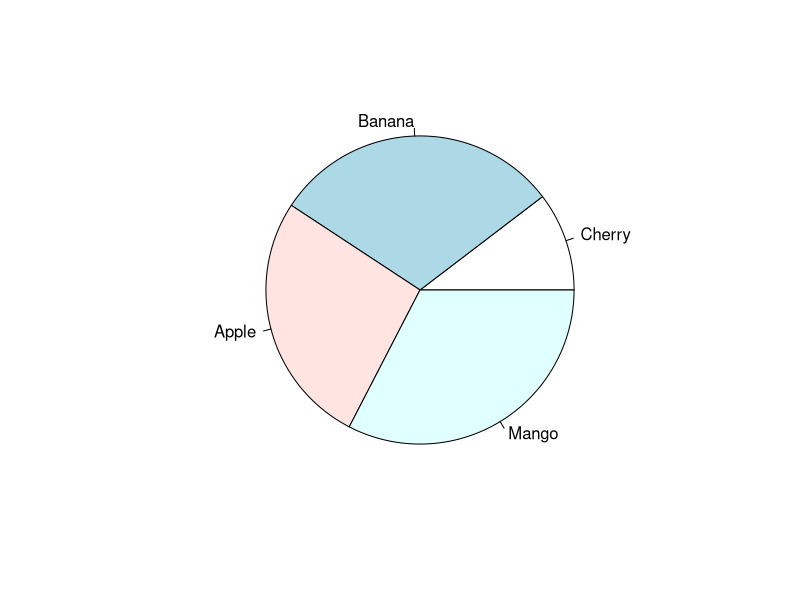
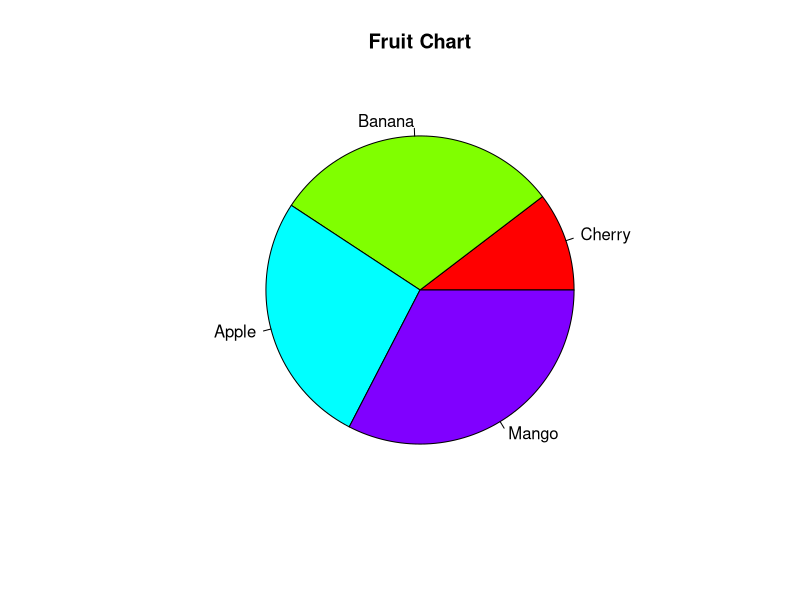
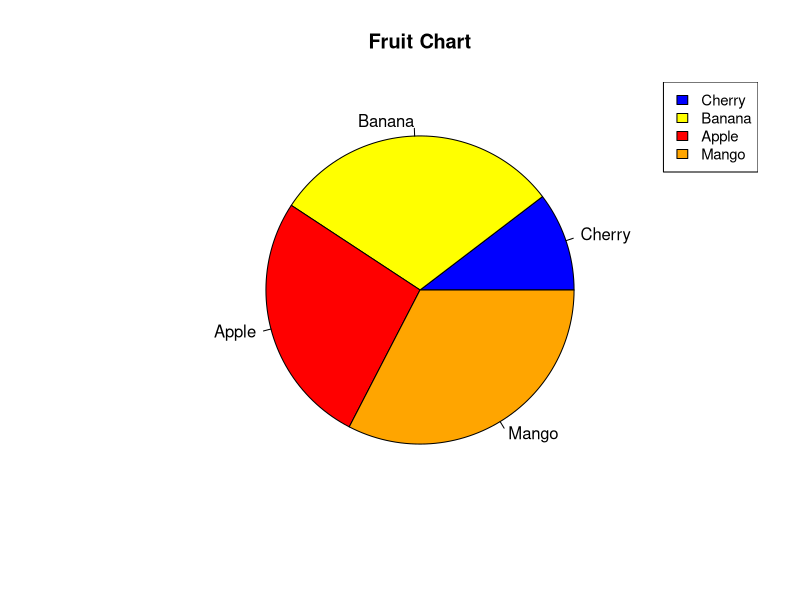
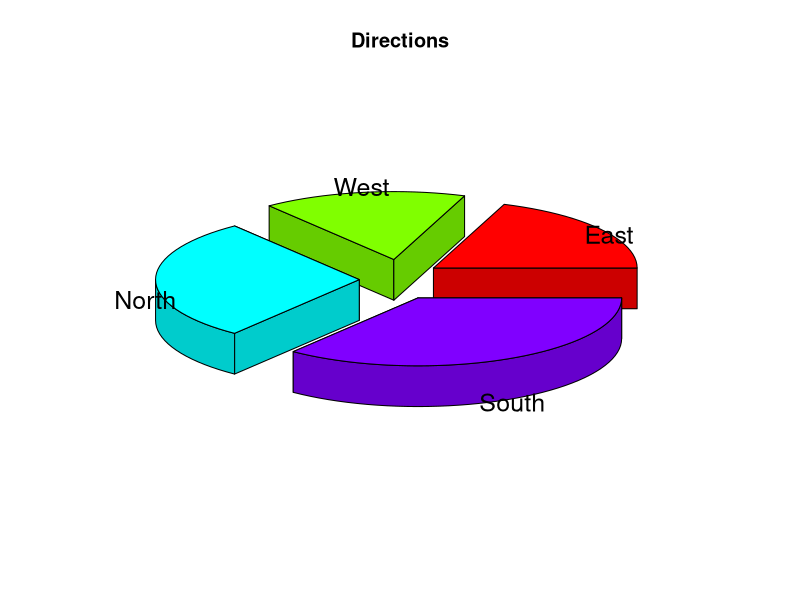

Reproduce these figures in R, in order.
# Pie Chart in R language
# A pie chart is a circular chart divided into sectors, each representing 
# a category of data. The size of each sector is proportional to the quantity 
# or frequency of the data it represents.

# Data
a <- c(14, 41, 36, 44)
labels <- c("Cherry","Banana","Apple","Mango")
pie(a,labels)
pie(a,labels,main="Fruit Chart",col = rainbow(length(a)))
colours <- c("blue","yellow","red","orange")
pie(a,labels,main = "Fruit Chart",col=colours)

# Chart Legend
# legend(x,y=NULL,legend,fill,col,bg) - General Syntax

legend("topright",c("Cherry","Banana","Apple","Mango"),cex=0.9,
       fill=colours)

# 3-D Pie Chart
# install.packages("plotrix") - First time only
library(plotrix)
b <- c(30,25,45,55)
labelsa=c("East","West","North","South")
pie3D(b,labels=labelsa,explode = 0.2 , main = "Directions")

